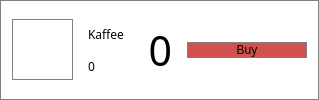
            <widget class="QFrame" name="hardwareFrame_0">
             <property name="maximumSize">
              <size>
               <width>16777215</width>
               <height>120</height>
              </size>
             </property>
             <property name="mouseTracking">
              <bool>true</bool>
             </property>
             <property name="toolTip">
              <string>Dein kleiner und stets treuer Begleiter!</string>
             </property>
             <property name="styleSheet">
              <string notr="true">background: white;
border: 1px solid grey;</string>
             </property>
             <property name="frameShape">
              <enum>QFrame::StyledPanel</enum>
             </property>
             <property name="frameShadow">
              <enum>QFrame::Raised</enum>
             </property>
             <property name="lineWidth">
              <number>3</number>
             </property>
             <layout class="QHBoxLayout" name="horizontalLayout_2">
              <item>
               <widget class="QLabel" name="hardwareImg_0">
                <property name="minimumSize">
                 <size>
                  <width>61</width>
                  <height>61</height>
                 </size>
                </property>
                <property name="maximumSize">
                 <size>
                  <width>61</width>
                  <height>61</height>
                 </size>
                </property>
                <property name="text">
                 <string/>
                </property>
                <property name="pixmap">
                 <pixmap resource="resources.qrc">:/images/h_coffee.png</pixmap>
                </property>
                <property name="scaledContents">
                 <bool>true</bool>
                </property>
               </widget>
              </item>
              <item>
               <widget class="QFrame" name="frame_2">
                <property name="styleSheet">
                 <string notr="true">border: 0px;</string>
                </property>
                <property name="frameShape">
                 <enum>QFrame::StyledPanel</enum>
                </property>
                <property name="frameShadow">
                 <enum>QFrame::Raised</enum>
                </property>
                <layout class="QVBoxLayout" name="verticalLayout">
                 <item>
                  <widget class="QLabel" name="hardwareName_0">
                   <property name="font">
                    <font>
                     <family>Century Gothic</family>
                    </font>
                   </property>
                   <property name="text">
                    <string>Kaffee</string>
                   </property>
                  </widget>
                 </item>
                 <item>
                  <widget class="QLabel" name="hardwareCost_0">
                   <property name="font">
                    <font>
                     <family>Century Gothic</family>
                    </font>
                   </property>
                   <property name="text">
                    <string>0</string>
                   </property>
                  </widget>
                 </item>
                </layout>
               </widget>
              </item>
              <item>
               <widget class="QFrame" name="frame">
                <property name="styleSheet">
                 <string notr="true">border: 0px;</string>
                </property>
                <property name="frameShape">
                 <enum>QFrame::StyledPanel</enum>
                </property>
                <property name="frameShadow">
                 <enum>QFrame::Raised</enum>
                </property>
                <layout class="QHBoxLayout" name="horizontalLayout_3">
                 <item>
                  <widget class="QLabel" name="hardwareCount_0">
                   <property name="font">
                    <font>
                     <family>Century Gothic</family>
                     <pointsize>31</pointsize>
                    </font>
                   </property>
                   <property name="layoutDirection">
                    <enum>Qt::LeftToRight</enum>
                   </property>
                   <property name="text">
                    <string>0</string>
                   </property>
                   <property name="textFormat">
                    <enum>Qt::AutoText</enum>
                   </property>
                   <property name="alignment">
                    <set>Qt::AlignRight|Qt::AlignTrailing|Qt::AlignVCenter</set>
                   </property>
                  </widget>
                 </item>
                </layout>
               </widget>
              </item>
              <item>
               <widget class="QPushButton" name="buyHardware_0">
                <property name="minimumSize">
                 <size>
                  <width>120</width>
                  <height>0</height>
                 </size>
                </property>
                <property name="styleSheet">
                 <string notr="true">background: rgb(211, 80, 80);
font: 19pt &quot;Century Gothic&quot;;</string>
                </property>
                <property name="text">
                 <string>Buy</string>
                </property>
                <property name="default">
                 <bool>false</bool>
                </property>
               </widget>
              </item>
             </layout>
            </widget>
